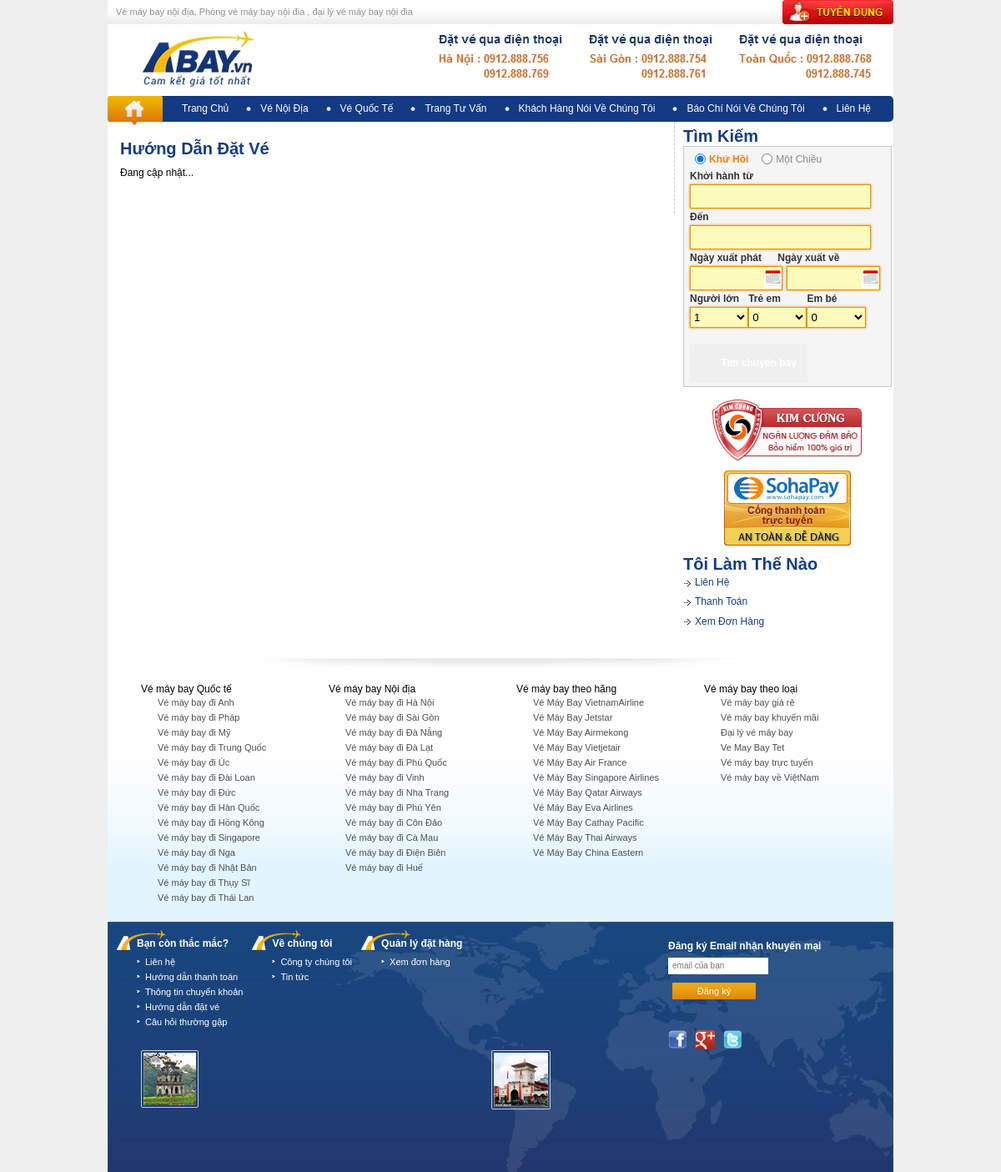
Screenshot of /index.php/home_guide with the database file from the repository.
### tables this page shows
CREATE TABLE IF NOT EXISTS `post_config` (
  `id` char(150) NOT NULL,
  `code` char(150) NOT NULL,
  `date` date NOT NULL,
  `time` time NOT NULL,
  `log` varchar(250) NOT NULL
);

CREATE TABLE IF NOT EXISTS `post_vi` (
  `id` char(150) NOT NULL,
  `title_vi` varchar(200) NOT NULL,
  `summary_vi` text NOT NULL,
  `content_vi` text NOT NULL
);

### application/libraries/my_layout.php (called while the page is built, shortened)
<?php
	class My_Layout{
		var $obj;
		var $layout;
		var $data;
		function My_Layout($layout=''){
			$this->obj=&get_instance();
			$this->layout=$layout;
			$this->data=array();
		}
		function Set_Layout($layout=''){
			$this->layout=$layout;
		}
		function Set_Data($dataname, $value){
			$this->data[$dataname]=$value;
		}
		function OutPut(){
			$this->obj->load->view($this->layout, $this->data);
		}
		function InPut($filename, $data=''){
			return $this->obj->load->view($filename, $data, true);
		}
	}
?>

### application/controllers/home_guide.php (called while the page is built, shortened)
<?php
	class Home_Guide extends Home_Default{
		function index(){
			$data['content']=$this->mdpost->GetPostByCode('huong-dan-dat-ve');
			$data['content']=$data['content']['content_vi'];
			$data['title']='Hướng Dẫn Đặt Vé';
			parent::_Set_Default_Left($this->my_layout->input('front_end/left', $data));
			$this->my_layout->output();
		}
	}
?>

### index.php (called while the page is built, shortened)
<?php
require_once BASEPATH.'core/CodeIgniter.php';

### application/models/mdpost.php (called while the page is built, shortened)
<?php
	class MdPost extends CI_Model{
		function GetPostByCode($code){
			$this->db->from('post_config');
			$this->db->where('post_config.code', $code);
			$this->db->join('post_vi', 'post_config.id=post_vi.id');
			$data=$this->db->get();
			if($data->num_rows()==0){
				return false;
			}else{
				$data=$data->result_array();
				return $data[0];
			}
		}
	}
?>

### application/views/front_end/left.php (the view)
<div class="tvo_left_section">
	<div style="padding:15px; font-weight:150%">
        <div style="color:#143B85; font-size:20px; font-weight:bold; margin-bottom:15px;">
        	<?=$title?>
        </div>
        	<?=$content?>
    </div>
</div>

### rows the page displays
post_config: post_vi.title_vi "Hướng Dẫn Đặt Vé", post_vi.content_vi "Đang cập nhật..."
